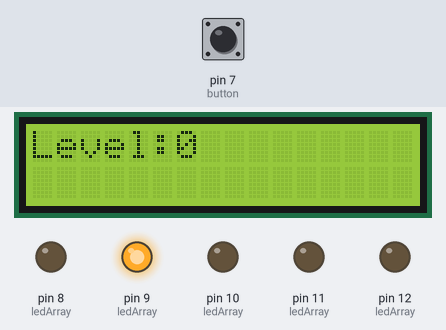
Simulated run of this sketch. Board: Arduino Uno, built with avr-gcc and run on an emulated ATmega328P. On the bench: 16×2 character LCD, output pins drawn as LEDs (lit = HIGH). Dashed ring = blinking. The test bench sets the inputs (shaded band); at power-on: pin 7 (button) LOW. Random numbers use the default seed unless the sketch sets one.

Above: at 1.6 s.
1.7 s: pin 7 (button) pulled HIGH for 0.15 s
At 2.1 s:
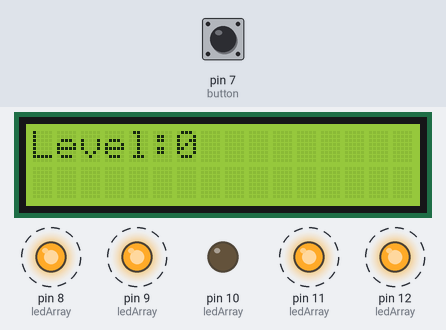
2.4 s: pin 7 (button) pulled HIGH for 1 s
At 5.1 s:
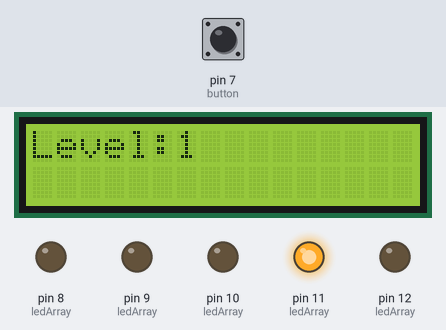
At 6.0 s:
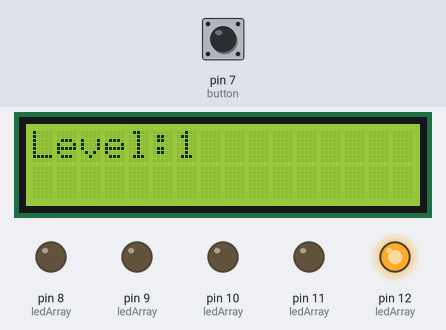
Timing chart, 0 to 13.0 s (numbered marks = the images above; inputs shaded):
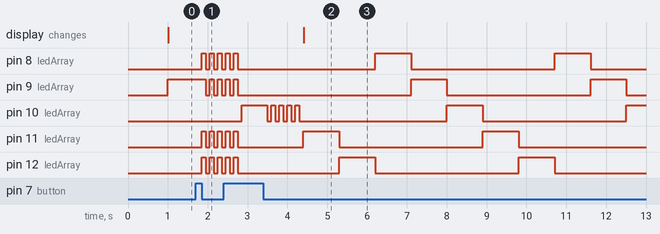

Measured:
- after the input at 1.7 s, pin 8 (ledArray), pin 11 (ledArray), pin 12 (ledArray): alternates HIGH for 0.10 s and LOW for 0.10 s, starting after 0.15 s
- after the input at 2.4 s, the display: changes after 2.0 s (image 2)

The sketch:

Small_game.ino
```cpp
#include <LiquidCrystal_I2C.h>

#include <stdlib.h>

#define button 7
#define LED1 8
#define LED2 9
#define LED3 10
#define LED4 11
#define LED5 12
int ledArray[]={LED1,LED2,LED3,LED4,LED5};
int targetPos=2;
int state=0;
int lastState=0;
int newTime=0;
int lastTime=0;

LiquidCrystal_I2C lcd(0x27,16,2);

void setup() {
  Serial.begin(9600);
  lcd.begin();
  for(int i=0;sizeof(ledArray)/sizeof(int)>i;i++){
    pinMode(ledArray[i],OUTPUT);
    digitalWrite(ledArray[i],LOW);
  }
}

void nextLED(int level, int *currentLED){
  int nextLED;
  if(level<8){
    *currentLED=(*currentLED+1)%5;
  }else{
    do{
      nextLED=random(0,5);
    } while(*currentLED==nextLED);
    *currentLED=nextLED;
  }
  setLED(0,0,0,0,0);
  digitalWrite(ledArray[*currentLED],1);
}


void setLED(int first, int second, int third, int fourth, int fifth){
  digitalWrite(ledArray[0], first);
  digitalWrite(ledArray[1], second);
  digitalWrite(ledArray[2], third);
  digitalWrite(ledArray[3], fourth);
  digitalWrite(ledArray[4], fifth);
}

void succes(int level){
  setLED(0,0,0,0,0);
  for(int i=0;5>i;i++){
    digitalWrite(ledArray[targetPos],1);
    delay(100);
    digitalWrite(ledArray[targetPos],0);
    delay(100);
  }
}

//What if button is released
void buttonPress(int *currentLED, int *level){
  state=digitalRead(button);
  if(0==state && lastState==1){
    if(*currentLED==targetPos){
      succes(*level);
      (*level)++;
    } else {
      fail();
      if(*level>0){
        (*level)--;
      }
    }
  }
  lastState=state;
}

void fail(){
  setLED(0,0,0,0,0);
  for(int i=0;5>i;i++){
    setLED(1,1,0,1,1);
    delay(100);
    setLED(0,0,0,0,0);
    delay(100);
  }
}

void gameLoop(){
  static int currentLED=0;
  static int level=0;
  newTime=millis();
  if(newTime>lastTime+1000-level*100){
    nextLED(level, &currentLED);
    lastTime=newTime;
    lcd.clear();
    lcd.print("Level:");
    lcd.print(level);
  }
  buttonPress(&currentLED, &level);
  if(level>9){
    lcd.clear();
    lcd.print("YOU WIN!");
  }
}

void loop() {
  gameLoop();

}
```
